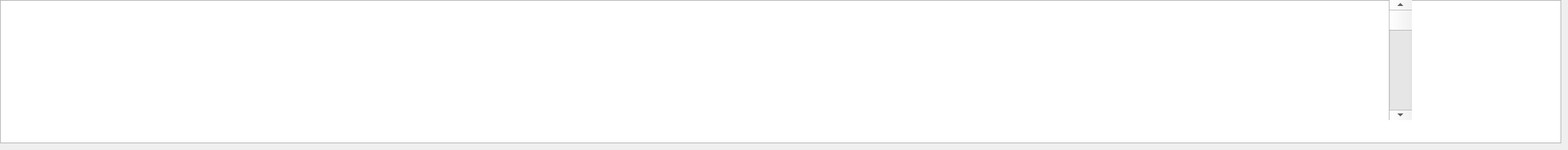
        <widget class="QWidget" name="tab_7">
         <attribute name="title">
          <string>Telemetry Data Display</string>
         </attribute>
         <widget class="QGraphicsView" name="graphicsView">
          <property name="geometry">
           <rect>
            <x>0</x>
            <y>0</y>
            <width>2091</width>
            <height>192</height>
           </rect>
          </property>
          <property name="sizePolicy">
           <sizepolicy hsizetype="Expanding" vsizetype="Preferred">
            <horstretch>0</horstretch>
            <verstretch>0</verstretch>
           </sizepolicy>
          </property>
         </widget>
         <widget class="QScrollBar" name="verticalScrollBar">
          <property name="geometry">
           <rect>
            <x>1860</x>
            <y>0</y>
            <width>31</width>
            <height>161</height>
           </rect>
          </property>
          <property name="orientation">
           <enum>Qt::Vertical</enum>
          </property>
         </widget>
         <widget class="QLabel" name="label_56">
          <property name="geometry">
           <rect>
            <x>0</x>
            <y>0</y>
            <width>1861</width>
            <height>161</height>
           </rect>
          </property>
          <property name="sizePolicy">
           <sizepolicy hsizetype="Fixed" vsizetype="Fixed">
            <horstretch>0</horstretch>
            <verstretch>0</verstretch>
           </sizepolicy>
          </property>
          <property name="maximumSize">
           <size>
            <width>3000</width>
            <height>200</height>
           </size>
          </property>
          <property name="font">
           <font>
            <family>Verdana</family>
            <pointsize>14</pointsize>
            <weight>75</weight>
            <bold>true</bold>
           </font>
          </property>
          <property name="styleSheet">
           <string notr="true">image: url(:/GRAPH/22222.jpg);</string>
          </property>
          <property name="text">
           <string/>
          </property>
          <property name="pixmap">
           <pixmap resource="../Graph/graph.qrc">:/GRAPH/22222.jpg</pixmap>
          </property>
          <property name="scaledContents">
           <bool>true</bool>
          </property>
         </widget>
        </widget>
